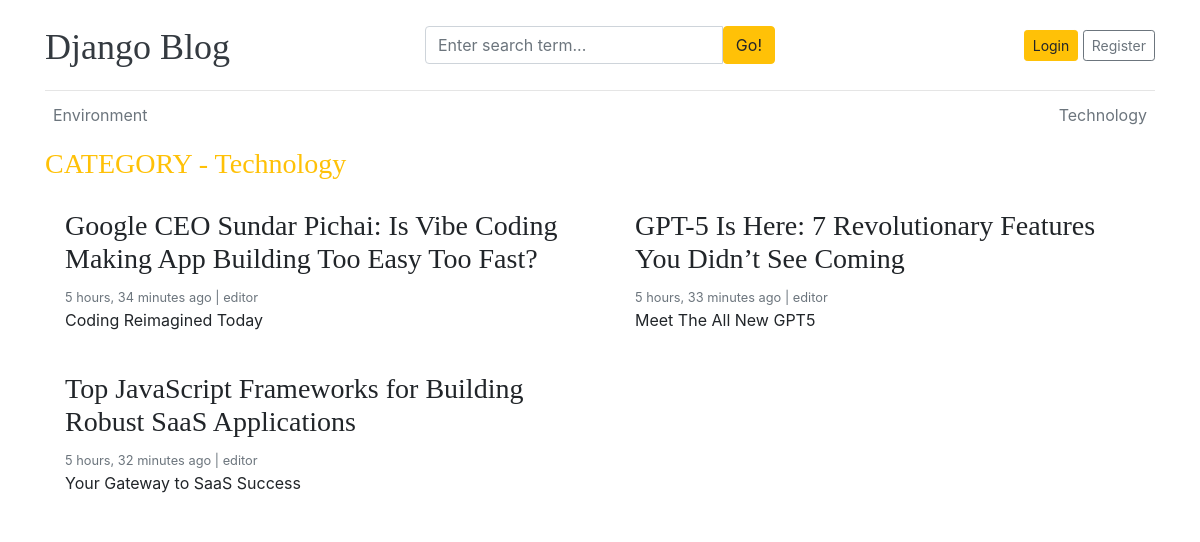
/category/9/, run on the app's committed database.
### blogs/models.py (models this page shows, shortened)
class Category(models.Model):
    category_name = models.CharField(max_length=50, unique=True)
    created_at = models.DateTimeField(auto_now_add=True)
    updated_at = models.DateTimeField(auto_now=True)
    class Meta:
        verbose_name_plural = 'categories'
    def __str__(self):
        return self.category_name

class Blog(models.Model):
    title = models.CharField(max_length=100)
    slug = models.SlugField(max_length=150, unique=True, blank=True)
    author = models.ForeignKey(User, on_delete=models.CASCADE)
    category = models.ForeignKey(Category, on_delete=models.CASCADE)
    featured_image = models.ImageField(upload_to='upload/%Y/%m/%d')
    short_description = models.TextField(max_length=500)
    blog_body = models.TextField(max_length=2000)
    status = models.CharField(max_length=20,choices=STATUS_CHOICES, default='Draft')
    is_featured = models.BooleanField(default=False)
    created_at = models.DateTimeField(auto_now_add=True)
    updated_at = models.DateTimeField(auto_now=True)

### blogs/views.py (the view)
# urls.py: path('<int:category_id>/', views.posts_by_category, name='posts_by_category'),
def posts_by_category(request, category_id):
    posts = Blog.objects.filter(category=category_id, status='Published')
    category = get_object_or_404(Category,pk=category_id)
    context = {
        'posts': posts,
        'category':category,
    }
    return render(request, 'posts_by_category.html', context)

### blogs/context_processors.py (called while the page is built)
def get_categories(request):
    categories = Category.objects.all()
    return dict(categories=categories)

### templates/posts_by_category.html
{% extends 'base.html' %}
{%block content%}
<body>
  <h3 class="text.uppercase text-warning" style:"letter-spacing: 2px;">CATEGORY - {{category}}</h3>
  <div class="row mb-2">
  {%if posts%}
    {%for post in posts%}
      <div class="col-md-6">
        <div class="card border-0" >
          <div class="card-body">
            <h3>{{post.title}}</h3>
            <small class="mb-1 text-muted">{{post.created_at | timesince}} ago | {{post.author}}</small>
            <p class="card-text">{{post.short_description | truncatewords:20}}</p>
          </div>
        </div>
      </div>
    {%endfor%}
  {%else%}
  <p>No posts found</p>
  {%endif%}
  </div>
</body>
{%endblock%}

### templates/base.html (shortened to what this page needs)
{% load static %}
<!DOCTYPE html>
<html lang="en">
<head>
    <link href="https://getbootstrap.com/docs/4.0/dist/css/bootstrap.min.css" rel="stylesheet">
    <link href="{% static 'css/blog.css' %}" rel="stylesheet">
    <link rel="stylesheet" href="https://cdnjs.cloudflare.com/ajax/libs/font-awesome/4.7.0/css/font-awesome.min.css">
  </head>
<body>
    <div class="container">
      <header class="blog-header py-3">
        <div class="row flex-nowrap justify-content-between align-items-center">
          <div class="col-4 pt-1">
            <a class="blog-header-logo text-dark" href="/">Django Blog</a>
          </div>
          <div class='col-4'>
            <form action="{% url 'search' %}" method="GET">
              <div class="input-group">
                        <input class="form-control" type="text" name="keyword" value= "{{keyword}}" placeholder="Enter search term..." aria-label="Enter search term..." aria-describedby="button-search" />
                        <button type="submit" class="btn btn-warning" id="button-search" type="button">Go!</button>
                </div>
            </form>
          </div>
          <div class="col-4 d-flex justify-content-end align-items-center">
            {% if not user.is_authenticated%}
            <a class="btn btn-sm btn-warning" href="{%url 'login'%}">Login</a> &nbsp;
            <a class="btn btn-sm btn-outline-secondary" href="{%url 'register'%}">Register</a>
            {%else%}
            <span><a href="{%url 'dashboard'%}">Dashboard</a></span>
            &emsp;
            <span><a href="{%url 'logout'%}">Logout</a></span>
            {%endif%}
          </div>
        </div>
      </header>
      <div class="nav-scroller py-1 mb-2">
        <nav class="nav d-flex justify-content-between">
          {% for cat in categories %}
          <a class="p-2 text-muted" href="{%url 'posts_by_category' cat.id%}">{{cat.category_name}}</a>
          {%endfor%}
        </nav>
      </div>
{% block content %}
{% endblock  %}

### blog_main/static/css/blog.css (style rules this page uses)
.blog-header { border-bottom: 1px solid #e5e5e5; }
.blog-header-logo { font-family: "Playfair Display", Georgia, "Times New Roman", serif; font-size: 2.25rem; }
h1, h2, h3, h4, h5, h6 { font-family: "Playfair Display", Georgia, "Times New Roman", serif; }

### data on the page
Category: category_name "Environment"
Category: category_name "Technology"
Blog: title "Google CEO Sundar Pichai: Is Vibe Coding Making App Building Too Easy Too Fast?", created_at "5 hours, 34 minutes", author "editor", short_description "Coding Reimagined Today"
Blog: title "GPT-5 Is Here: 7 Revolutionary Features You Didn’t See Coming", created_at "5 hours, 33 minutes", author "editor", short_description "Meet The All New GPT5"
Blog: title "Top JavaScript Frameworks for Building Robust SaaS Applications", created_at "5 hours, 32 minutes", author "editor", short_description "Your Gateway to SaaS Success"
